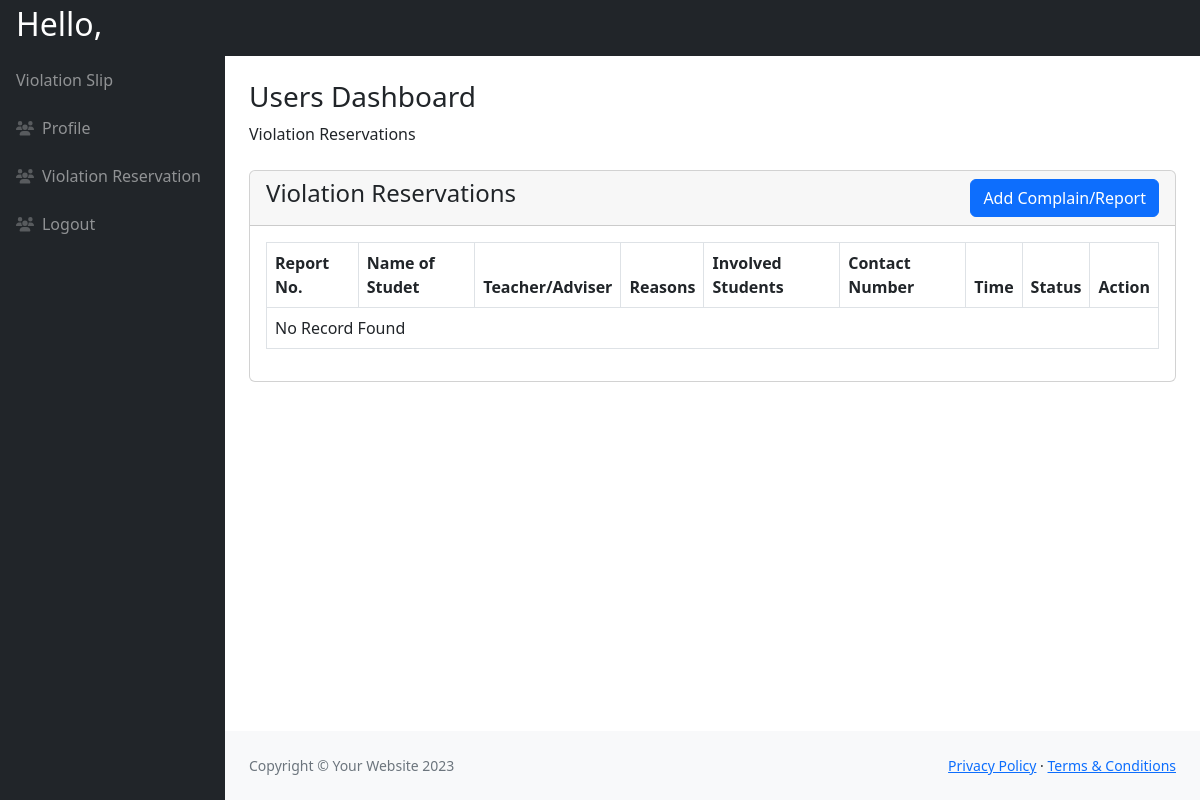
/studentPage/ViolationReport.php, run on an earlier commit of the app's database.
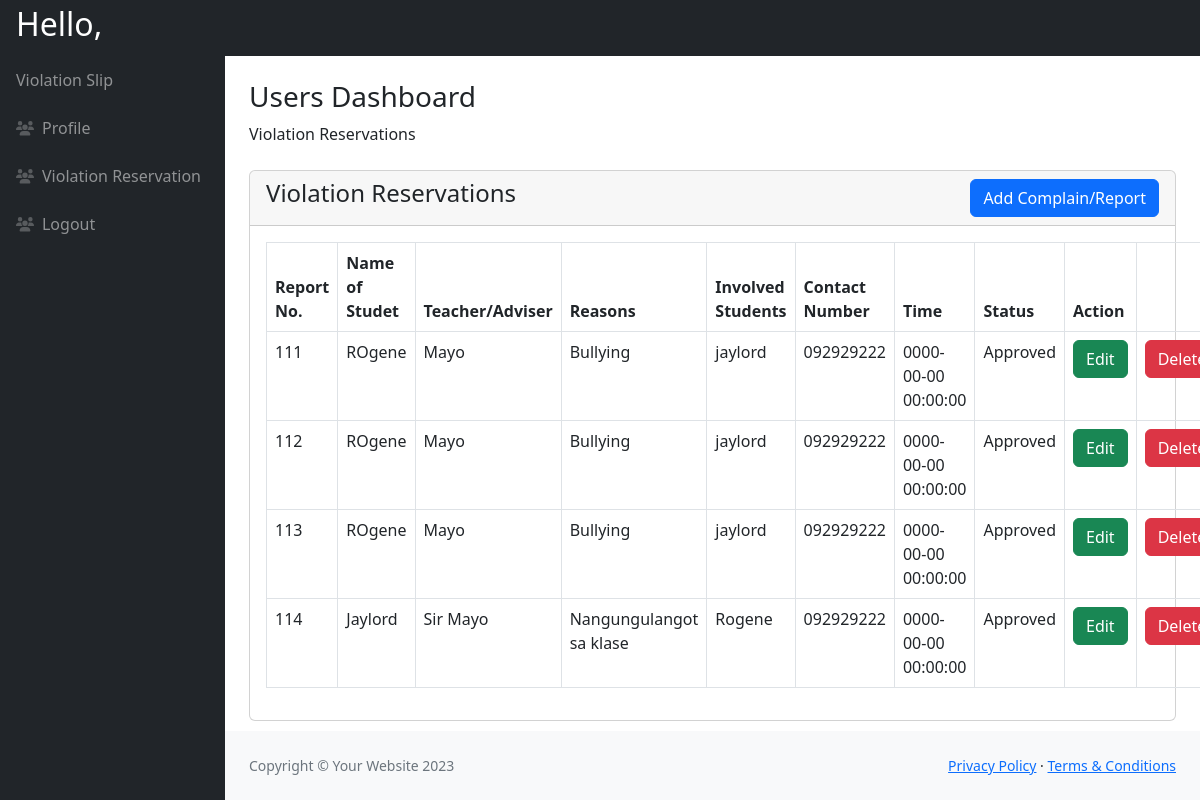
And on a later commit of the database.
### tables this page shows
CREATE TABLE `student_report` (
  `report_no` int(11) NOT NULL,
  `report_id` varchar(100) NOT NULL,
  `user_id` varchar(20) NOT NULL,
  `n_student` varchar(50) NOT NULL,
  `teacher` varchar(50) NOT NULL,
  `reasons` varchar(500) NOT NULL,
  `involved_students` varchar(500) NOT NULL,
  `contact_no` text NOT NULL,
  `date_time` datetime DEFAULT NULL,
  `status` varchar(255) NOT NULL
);

### studentPage/ViolationReport.php (the view, shortened to what this page needs)
<?php
include('includes/header.php');
include('includes/sidebar.php');
?>
<div class="container-fluid px-4">
  <h3 class="mt-4">Users Dashboard</h3>
  <ol class="breadcrumb mb-4">
    <li class="breadcrumb-item">Violation Reservations</li>
  </ol>
  <div class="row">
    <div class="col-md-12">
      <div class="card">
        <div class="card-header">
          <h4>
            Violation Reservations
            <a href="index.php" class="btn btn-primary float-end">Add Complain/Report</a>
          </h4>
        </div>
        <div class="card-body">
          <table class="table table-bordered">
            <thead>
              <tr>
                <th>Report No.</th>
                <th>Name of Studet</th>
                <th>Teacher/Adviser</th>
                <th>Reasons</th>
                <th>Involved Students</th>
                <th>Contact Number</th>
                <th>Time</th>
                <th>Status</th>
                <th>Action</th>
              </tr>
            </thead>
            <tbody>
              <?php
                include('../connection/connection.php');
$student_id = $_SESSION['user_id'];
$query = "SELECT * FROM student_report WHERE user_id ='$student_id'";
$query_run = mysqli_query($conn, $query);
if (mysqli_num_rows($query_run) > 0) {
    foreach($query_run as $row) {
        ?>
              <tr>
                <td> <?= $row['report_no']; ?> </td>
                <td> <?= $row['n_student']; ?> </td>
                <td> <?= $row['teacher']; ?> </td>
                <td> <?= $row['reasons']; ?> </td>
                <td> <?= $row['involved_students']; ?> </td>
                <td> <?= $row['contact_no']; ?> </td>
                <td> <?= $row['date_time']; ?> </td>
                <td> <?= $row['status']; ?> </td>
                <td> <a href="UpdateViolationReport.php?id=<?=$row['report_no'];?>" class="btn btn-success">Edit</a></td>
                <td> <a href="DeleteViolationReport.php?id=<?=$row['report_no'];?>" class="btn btn-danger">Delete</a></td>
              </tr>
              <?php
    }
} else {
    ?>
              <tr>
                <td colspan="10">No Record Found</td>
              </tr>
              <?php
}
?>
            </tbody>
          </table>
        </div>
      </div>
    </div>
  </div>
</div>
<?php
include('includes/footer.php');
include('includes/scripts.php');
?>

### studentPage/includes/header.php (shortened to what this page needs)
<!DOCTYPE html>
<html lang="en">
<head>
    <link href="https://cdn.jsdelivr.net/npm/simple-datatables@7.1.2/dist/style.min.css" rel="stylesheet" />
    <link href="css/styles.css" rel="stylesheet" />
</head>
<body class="sb-nav-fixed">
    <?php include('includes/navbar-top.php'); ?>
    <div id="layoutSidenav">
        <?php include('includes/sidebar.php'); ?>
        <div id="layoutSidenav_content">
            <main>

### studentPage/includes/navbar-top.php (shortened to what this page needs)
<nav class="sb-topnav navbar navbar-expand navbar-dark bg-dark">
    <a class="navbar-brand ps-3" href="#">
        <h2>Hello, <?php echo $_SESSION["user_name"]?></h2>
    </a>
</nav>

### studentPage/includes/sidebar.php (shortened to what this page needs)
<div id="layoutSidenav_nav">
                <nav class="sb-sidenav accordion sb-sidenav-dark" id="sidenavAccordion">
                    <div class="sb-sidenav-menu">
                        <div class="nav">
                            <a class="nav-link" href="studentIndex.php">
                                Violation Slip
                            </a>
                            <a class="nav-link" href="viewProfile.php">
                                <div class="sb-nav-link-icon"><i class="fas fa-users"></i></div>
                                Profile
                            </a>
                            <a class="nav-link" href="ViolationReport.php">
                                <div class="sb-nav-link-icon"><i class="fas fa-users"></i></div>
                                Violation Reservation
                            </a>
                            <a class="nav-link" href="logout.php">
                                <div class="sb-nav-link-icon"><i class="fas fa-users"></i></div>
                                Logout
                            </a>
                        </div>
                    </div>
                </nav>
            </div>

### admin/includes/footer.php
    </main>
    <footer class="py-4 bg-light mt-auto">
        <div class="container-fluid px-4">
            <div class="d-flex align-items-center justify-content-between small">
                <div class="text-muted">Copyright &copy; Your Website 2023</div>
                <div>
                    <a href="#">Privacy Policy</a>
                    &middot;
                    <a href="#">Terms &amp; Conditions</a>
                </div>
            </div>
        </div>
    </footer>
</div>

### studentPage/includes/scripts.php (shortened to what this page needs)
    </body>
</html>

What changed in the data, as far as the page shows it:
added student_report: report_no "111", n_student "ROgene", teacher "Mayo", reasons "Bullying", involved_students "jaylord", contact_no "092929222", date_time "0000-00-00 00:00:00", status "Approved"
added student_report: report_no "112", n_student "ROgene", teacher "Mayo", reasons "Bullying", involved_students "jaylord", contact_no "092929222", date_time "0000-00-00 00:00:00", status "Approved"
added student_report: report_no "113", n_student "ROgene", teacher "Mayo", reasons "Bullying", involved_students "jaylord", contact_no "092929222", date_time "0000-00-00 00:00:00", status "Approved"
added student_report: report_no "114", n_student "Jaylord", teacher "Sir Mayo", reasons "Nangungulangot sa klase", involved_students "Rogene", contact_no "092929222", date_time "0000-00-00 00:00:00", status "Approved"
Also different on the page:
text no longer shown: "No Record Found"
